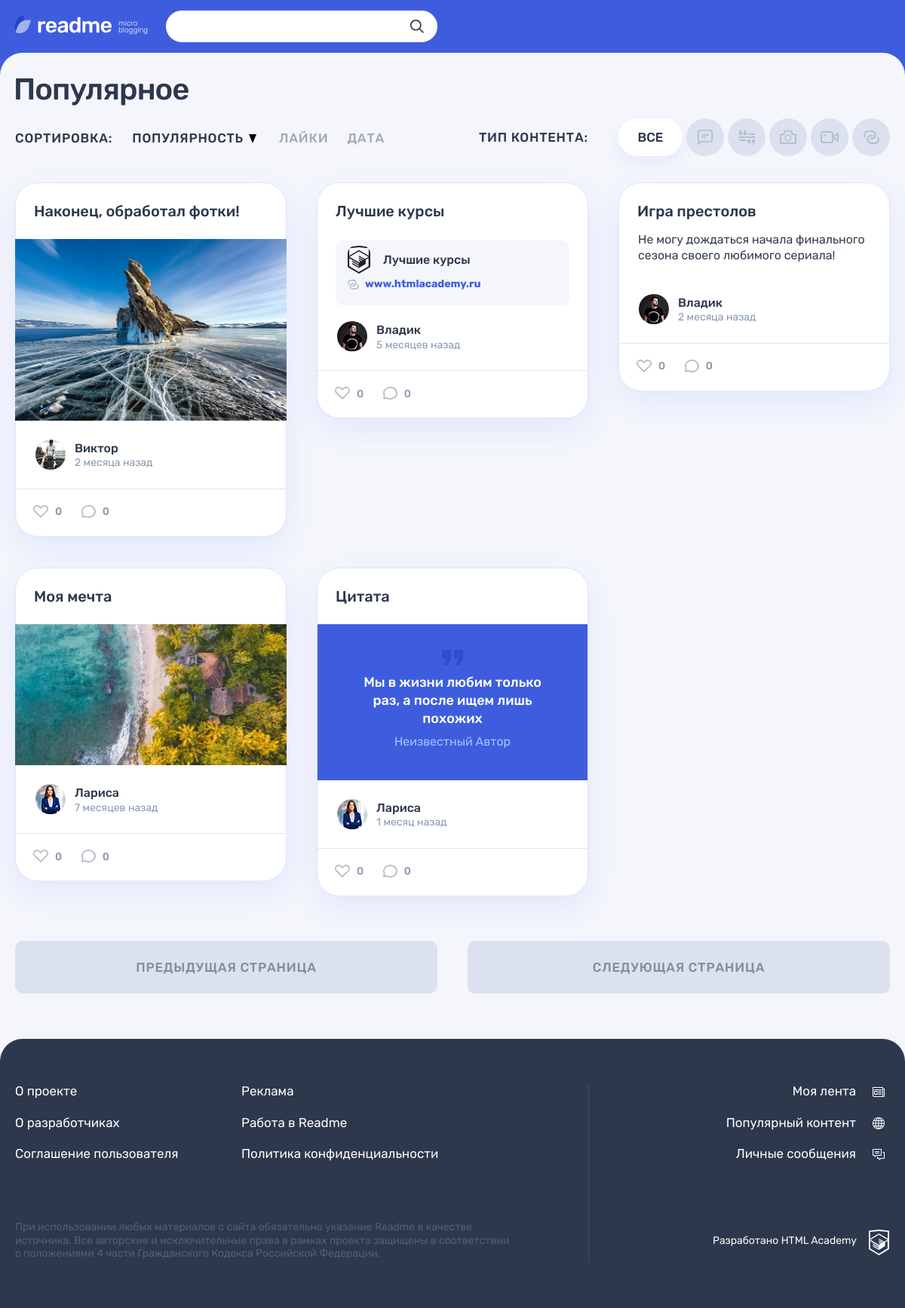
The app's page /popular.php with its own data.
### tables this page shows
CREATE TABLE posts_types (
  id INT AUTO_INCREMENT PRIMARY KEY,
  type_name VARCHAR(64),
  icon_class VARCHAR(64)
);

CREATE TABLE posts (
  id INT AUTO_INCREMENT PRIMARY KEY,
  user_id INT,
  type_id INT,
  post_date DATETIME,
  title VARCHAR(64),
  content TEXT,
  content_add VARCHAR(128),
  link_icon VARCHAR(64),
  is_repost TINYINT,
  initial_user_id INT,
  views_total INT,
  INDEX post_type (type_id),
  INDEX post_date (post_date),
  INDEX views_total (views_total),
  FULLTEXT INDEX post_text (title, content)
);

CREATE TABLE users (
  id INT AUTO_INCREMENT PRIMARY KEY,
  reg_date DATETIME,
  email VARCHAR(128),
  user_name VARCHAR(64),
  password VARCHAR(255),
  avatar VARCHAR(255),
  UNIQUE INDEX email (email)
);

### util/db_functions.php (called while the page is built, shortened)
<?php
function get_popular_posts($con, $filters_type) {
    $filter_string = $filters_type ? "WHERE p.type_id = '$filters_type' " : "";
    $sql = "SELECT post_date,
    u.user_name,
    u.avatar,
    t.type_name,
    t.icon_class,
    p.id,
    title,
    content,
    content_add,
    link_icon,
    views_total
FROM posts p
JOIN users u
    ON p.user_id = u.id
JOIN posts_types t
    ON p.type_id = t.id " . $filter_string . "
ORDER BY views_total DESC";
    if ($res = mysqli_query($con, $sql)) {
        return mysqli_fetch_all($res, MYSQLI_ASSOC);
    } else {
        show_error(true, $con, false);
    }
}

### util/helpers.php (called while the page is built, shortened)
<?php
function get_noun_plural_form(int $number, string $one, string $two, string $many): string
{
    $number = (int)$number;
    $mod10 = $number % 10;
    $mod100 = $number % 100;
    switch (true) {
        case ($mod10 > 5):
            return $many;
        case ($mod10 === 1):
            return $one;
        case ($mod10 >= 2 && $mod10 <= 4):
            return $two;
        default:
            return $many;
    }
}
function include_template($name, array $data = [])
{
    $name = 'templates/' . $name . '.php';
    extract($data);
    require $name;
    return ob_get_clean();
}

### tmp-data.php (called while the page is built, shortened)
<?php
$is_auth = rand(0, 1);

### templates/posts.php (the view, shortened to what this page needs)
<?php if ($popular_posts): ?>
    <?php foreach ($popular_posts as $post): ?>
        <article class="popular__post post post-<?= $post['icon_class']; ?>">
            <header class="post__header">
                <a href="post.php?id=<?= $post['id']; ?>">
                    <h2><?= htmlspecialchars($post['title']); ?></h2>
                </a>
            </header>
            <div class="post__main">
            <?php switch ($post['icon_class']):
                case 'quote': ?>
                    <blockquote>
                        <p><?= htmlspecialchars($post['content']); ?></p>
                        <cite><?= ($post['content_add']) ? htmlspecialchars($post['content_add']) : 'Неизвестный Автор'; ?></cite>
                    </blockquote>
                    <?php break;
                case 'text': ?>
                    <?= cut_post(htmlspecialchars($post['content'])); ?>
                    <?php break;
                case 'link': ?>
                    <div class="post-link__wrapper">
                        <a class="post-link__external" href="http://<?= strip_tags($post['content_add']); ?>" title="Перейти по ссылке">
                            <div class="post-link__info-wrapper">
                                <div class="post-link__icon-wrapper">
                                    <img src="img/<?= strip_tags($post['link_icon']); ?>" alt="Иконка">
                                </div>
                                <div class="post-link__info">
                                    <h3><?= htmlspecialchars($post['title']); ?></h3>
                                </div>
                            </div>
                            <span><?= strip_tags($post['content_add']); ?></span>
                        </a>
                    </div>
                    <?php break;
                case 'video': ?>
                    <?php break;
                case 'photo': ?>
                    <div class="post-photo__image-wrapper">
                        <img src="img/<?= strip_tags($post['content']); ?>" alt="Фото от пользователя" width="360" height="240">
                    </div>
                    <?php break;
            endswitch; ?>
            </div>
            <footer class="post__footer">
                <div class="post__author">
                    <a class="post__author-link" href="#" title="Автор">
                        <div class="post__avatar-wrapper">
                            <img class="post__author-avatar" src="img/<?= isset($post['avatar']) ? strip_tags($post['avatar']) : 'icon-input-user.svg'; ?>" alt="Аватар пользователя">
                        </div>
                        <div class="post__info">
                            <b class="post__author-name"><?= isset($post['user_name']) ? htmlspecialchars($post['user_name']) : 'Неопознанный Енот'; ?></b>
                            <time class="post__time" datetime="<?= $post['post_date']; ?>" title="<?= date('d.m.Y H:i', strtotime($post['post_date'])); ?>"><?= convert_date($post['post_date'], false); ?> назад</time>
                        </div>
                    </a>
                </div>
                <div class="post__indicators">
                    <div class="post__buttons">
                        <a class="post__indicator post__indicator--likes button" href="#" title="Лайк">
                            <svg class="post__indicator-icon" width="20" height="17">
                                <use xlink:href="#icon-heart"></use>
                            </svg>
                            <span>0</span>
                        </a>
                        <a class="post__indicator post__indicator--comments button" href="#" title="Комментарии">
                            <svg class="post__indicator-icon" width="19" height="17">
                                <use xlink:href="#icon-comment"></use>
                            </svg>
                            <span>0</span>
                        </a>
                    </div>
                </div>
            </footer>
        </article>
    <?php endforeach;
else: ?>
    <p>Нет постов</p>
<?php endif; ?>

### util/functions.php (shortened to what this page needs)
<?php
function cut_post($text, $num_letters  = 300) {
    $words_array = explode (" ", $text);
    $total_words_length = 0;
    $is_cut = false;
    foreach ($words_array as $word) {
        $total_words_length += mb_strlen($word);
        if ($total_words_length > $num_letters) {
            $is_cut = true;
            break;
        } else {
            ++$total_words_length;
        };
    }
    return $post_content = '<p>' . $text . '</p>';
}
function convert_date($date, $reg) {
    $diff = date_diff(date_create(), date_create($date));
    switch (true) {
        case ($diff->days > MONTHS_LIMIT):
            return $diff->m . ' ' . get_noun_plural_form($diff->m, 'месяц', 'месяца', 'месяцев');
    }
}
function icons_sizes($icon_class) {
    switch ($icon_class) {
        case 'quote':
            return 'width="21" height="20"';
        case 'text':
            return 'width="20" height="21"';
        case 'link':
            return 'width="21" height="18"';
        case 'video':
            return 'width="24" height="16"';
        case 'photo':
            return 'width="22" height="18"';
    }
}
function show_page($page_content, $page_name, $user_name) {
    $layout_content = include_template('layout', [
        'content' => $page_content,
        'page_name' => $page_name,
        'user_name' => $user_name
    ]);
    print($layout_content);
}

### templates/popular-layout.php (shortened to what this page needs)
<div class="container">
    <h1 class="page__title page__title--popular">Популярное</h1>
</div>
<div class="popular container">
    <div class="popular__filters-wrapper">
        <div class="popular__sorting sorting">
            <b class="popular__sorting-caption sorting__caption">Сортировка:</b>
            <ul class="popular__sorting-list sorting__list">
                <li class="sorting__item sorting__item--popular">
                    <a class="sorting__link sorting__link--active" href="#">
                        <span>Популярность</span>
                        <svg class="sorting__icon" width="10" height="12">
                            <use xlink:href="#icon-sort"></use>
                        </svg>
                    </a>
                </li>
                <li class="sorting__item">
                    <a class="sorting__link" href="#">
                        <span>Лайки</span>
                    </a>
                </li>
                <li class="sorting__item">
                    <a class="sorting__link" href="#">
                        <span>Дата</span>
                    </a>
                </li>
            </ul>
        </div>
        <div class="popular__filters filters">
            <b class="popular__filters-caption filters__caption">Тип контента:</b>
            <ul class="popular__filters-list filters__list">
                <li class="popular__filters-item popular__filters-item--all filters__item filters__item--all">
                    <a class="filters__button filters__button--ellipse filters__button--all<?= (!$filters_type) ? ' filters__button--active' : ''; ?>" href="popular.php">
                        <span>Все</span>
                    </a>
                </li>
                <?php if ($posts_types): ?>
                    <?php foreach ($posts_types as $post_type): ?>
                    <li class="popular__filters-item filters__item">
                        <a class="filters__button filters__button--<?= $post_type['icon_class']; ?><?=((int) $post_type['id'] === $filters_type) ? ' filters__button--active' : ''; ?> button" href="popular.php?id=<?= $post_type['id']; ?>">
                            <svg class="filters__icon" <?= icons_sizes($post_type['icon_class']); ?>>
                                <use xlink:href="#icon-filter-<?= $post_type['icon_class']; ?>"></use>
                            </svg>
                        </a>
                    </li>
                    <?php endforeach; ?>
                <?php endif; ?>
            </ul>
        </div>
    </div>
    <div class="popular__posts">
        <?= $content; ?>
    </div>
    <div class="popular__page-links">
        <a class="popular__page-link popular__page-link--prev button button--gray" href="#">Предыдущая страница</a>
        <a class="popular__page-link popular__page-link--next button button--gray" href="#">Следующая страница</a>
    </div>
</div>

### templates/layout.php (shortened to what this page needs)
<!DOCTYPE html>
<html lang="ru">
<head>
    <link rel="stylesheet" href="css/main.css">
</head>
<body class="page">
<header class="header">
    <div class="header__wrapper container">
        <div class="header__logo-wrapper">
            <a class="header__logo-link" href="main.html">
                <img class="header__logo" src="img/logo.svg" alt="Логотип readme" width="128" height="24">
            </a>
            <p class="header__topic">
                micro blogging
            </p>
        </div>
        <form class="header__search-form form" action="#" method="get">
            <div class="header__search">
                <input class="header__search-input form__input" type="search">
                <button class="header__search-button button" type="submit">
                    <svg class="header__search-icon" width="18" height="18">
                        <use xlink:href="#icon-search"></use>
                    </svg>
                </button>
            </div>
        </form>
    </div>
</header>
<section class="page__main page__main--popular">
    <?= $content; ?>
</section>
<footer class="footer">
    <div class="footer__wrapper">
        <div class="footer__container container">
            <div class="footer__site-info">
                <div class="footer__site-nav">
                    <ul class="footer__info-pages">
                        <li class="footer__info-page">
                            <a class="footer__page-link" href="#">О проекте</a>
                        </li>
                        <li class="footer__info-page">
                            <a class="footer__page-link" href="#">Реклама</a>
                        </li>
                        <li class="footer__info-page">
                            <a class="footer__page-link" href="#">О разработчиках</a>
                        </li>
                        <li class="footer__info-page">
                            <a class="footer__page-link" href="#">Работа в Readme</a>
                        </li>
                        <li class="footer__info-page">
                            <a class="footer__page-link" href="#">Соглашение пользователя</a>
                        </li>
                        <li class="footer__info-page">
                            <a class="footer__page-link" href="#">Политика конфиденциальности</a>
                        </li>
                    </ul>
                </div>
                <p class="footer__license">
                    При использовании любых материалов с сайта обязательно указание Readme в качестве источника. Все авторские и исключительные права в рамках проекта защищены в соответствии с положениями 4 части Гражданского Кодекса Российской Федерации.
                </p>
            </div>
            <div class="footer__my-info">
                <ul class="footer__my-pages">
                    <li class="footer__my-page footer__my-page--feed">
                        <a class="footer__page-link" href="feed.html">Моя лента</a>
                    </li>
                    <li class="footer__my-page footer__my-page--popular">
                        <a class="footer__page-link" href="popular.html">Популярный контент</a>
                    </li>
                    <li class="footer__my-page footer__my-page--messages">
                        <a class="footer__page-link" href="messages.html">Личные сообщения</a>
                    </li>
                </ul>
                <div class="footer__copyright">
                    <a class="footer__copyright-link" href="#">
                        <span>Разработано HTML Academy</span>
                        <svg class="footer__copyright-logo" width="27" height="34">
                            <use xlink:href="#icon-htmlacademy"></use>
                        </svg>
                    </a>
                </div>
            </div>
        </div>
    </div>
</footer>
</body>
</html>

### popular.php
<?php
require_once 'util/helpers.php';
require_once 'tmp-data.php';
require_once 'util/functions.php';
require_once 'util/db_functions.php';
require_once 'init.php';
$sql = "SELECT * FROM posts_types";
if ($res = mysqli_query($con, $sql)) {
    $posts_types = mysqli_fetch_all($res, MYSQLI_ASSOC);
    $filters_type = (int) filter_input(INPUT_GET, 'id', FILTER_SANITIZE_NUMBER_INT);
    if (!in_array($filters_type, array_column($posts_types, 'id'))) {
        $filters_type = NULL;
    }
    $popular_posts = get_popular_posts($con, $filters_type);
    $posts_content = include_template('posts', [
        'popular_posts' => $popular_posts
    ]);
    $page_content = include_template('popular-layout', [
        'content' => $posts_content, 'posts_types' => $posts_types, 'filters_type' => $filters_type
    ]);
    $page_title = 'readme: популярное';
    show_page($page_content, $page_title, $user_name);
} else {
    show_error(true, $con, false);
}

### records on screen
posts: title "Наконец, обработал фотки!", content (placeholder picture), user.avatar (picture), user.user_name "Виктор", post_date "2 месяца"
posts: title "Лучшие курсы", link_icon (picture), content_add "www.htmlacademy.ru", user.avatar (picture), user.user_name "Владик", post_date "5 месяцев"
posts: title "Игра престолов", content "Не могу дождаться начала финального сезона своего любимого сериала!", user.avatar (picture), user.user_name "Владик", post_date "2 месяца"
posts: title "Моя мечта", content (picture), user.avatar (picture), user.user_name "Лариса", post_date "7 месяцев"
posts: title "Цитата", content "Мы в жизни любим только раз, а после ищем лишь похожих", shows "Неизвестный Автор", user.avatar (picture), user.user_name "Лариса", post_date "1 месяц"
